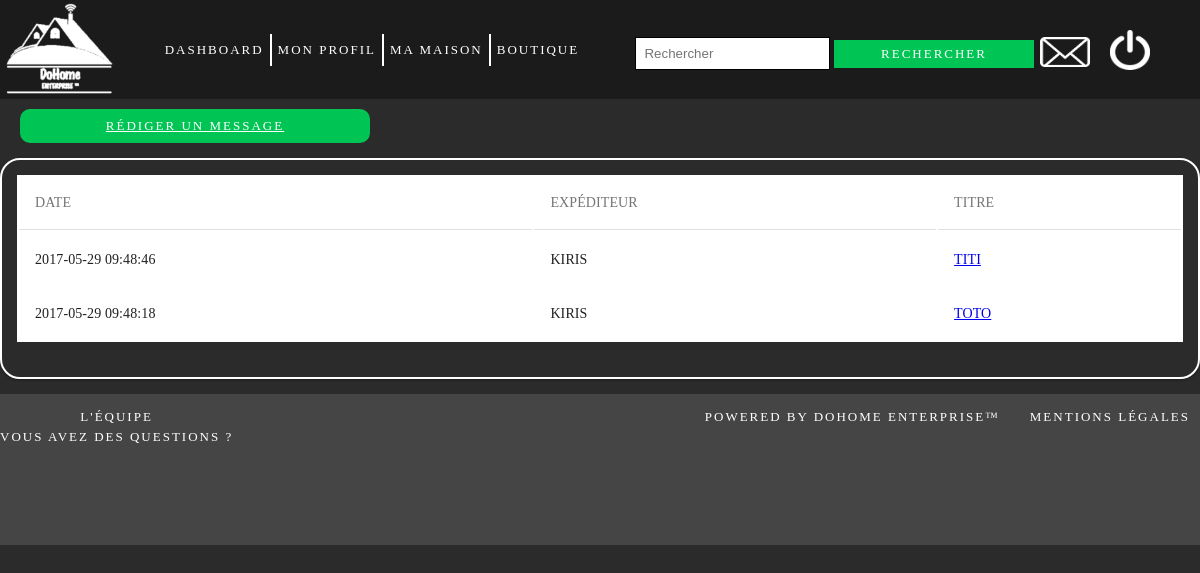
Screenshot of /controller/messagerie.php (signed in) with the database file from the repository.
### tables this page shows
CREATE TABLE `messagerie` (
  `ID_Message` int(11) NOT NULL,
  `Titre` text NOT NULL,
  `Contenu` text NOT NULL,
  `ID_Expediteur` int(11) NOT NULL,
  `ID_Destinataire` int(11) NOT NULL,
  `Time_Stamp` datetime NOT NULL
);

CREATE TABLE `user` (
  `id_user` int(11) NOT NULL,
  `Mail` varchar(255) NOT NULL,
  `Prenom` varchar(50) NOT NULL,
  `Nom` varchar(50) NOT NULL,
  `telephone` varchar(10) NOT NULL,
  `mot_de_passe` varchar(255) NOT NULL,
  `Adresse` text NOT NULL,
  `Is_admin` tinyint(1) NOT NULL DEFAULT '0',
  `date_inscription` datetime NOT NULL,
  `date_naissance` date NOT NULL,
  `sexe` varchar(50) DEFAULT NULL,
  `avatar` varchar(255) NOT NULL,
  `question_secrete` varchar(255) NOT NULL,
  `rep_secrete` varchar(255) NOT NULL
);

### modele/messagerie.php (called while the page is built, shortened)
<?php
function getMessageUser(PDO $dbh, int $iduser){
    $query = "SELECT Titre, contenu, ID_Message, ID_Expediteur, Time_Stamp AS 'Date', Nom FROM messagerie
                  JOIN user on ID_Expediteur = user.id_user
                  WHERE ID_Destinataire=:iduser ORDER BY Time_Stamp DESC";
    $sql = $dbh->prepare($query);
    $sql->execute(['iduser'=> $iduser]);
    $data = $sql->fetchAll();
    return $data;
}

### vue/messagerie.php (the view, shortened to what this page needs)
<!DOCTYPE html>
<html>
<head>
    <link rel="stylesheet" href="../css/haut_bas_de_page.css"/>
</head>
<?php $titre = "Messagerie";
include("haut_de_page.php"); ?>
<link rel="stylesheet" href="../css/tableau.css">
<body>
<div class="rediger">
        <a href="../controller/redigermessage.php" style="color: white"> Rédiger un message</a>
</div>
<div>
    <div class="table-responsive-vertical shadow-z-1">
        <table id="table" class="table table-hover table-mc-light-blue">
            <thead>
            <tr>
                <th>Date</th>
                <th>Expéditeur</th>
                <th>Titre</th>
            </thead>
            <tbody>
            <?php
            foreach ($messagesUser as $row) {
                ?>
                <tr>
                    <td data-title="Date"><?php echo $row['Date'] ?></td>
                    <td data-title="Expéditeur"><?php echo $row['Nom'] ?></td>
                    <td data-title="Titre">
                        <a href="../controller/voirmessage.php?msg=<?php echo $row['ID_Message'] ?>"><?php echo $row['Titre'] ?></a>
                    </td>
                </tr>
                <?php
            }
            ?>
            </tbody>
        </table>
    </div>
</body>
<?php include("bas_de_page.php"); ?>

### css/haut_bas_de_page.css (style rules this page uses)
body { background-size: cover; background-image: linear-gradient(to bottom right, #2b2b2b, #2b2b2b); margin: 0; height: auto; width: 100%; }

### css/tableau.css (style rules this page uses)
.table-responsive-vertical { border-radius: 20px; width: auto; height: auto; border: 2px solid white; padding: 15px; margin: 15px; text-align: center; horizontal-align: middle; overflow: auto; margin-left: 0; margin-right: 0; font-family: "PT Sans"; text-transform: uppercase; }
.rediger { width:350px; font-family: "PT Sans"; text-transform: uppercase; letter-spacing: 2px; background-color: #00c555; color:white; border-radius: 10px; border: 2px solid #00c555; font-size: 13px; padding: 5px; margin-left: 20px; margin-bottom: 10px; margin-top: 10px; text-align: center; }
*, *:after, *:before { -webkit-box-sizing: border-box; -moz-box-sizing: border-box; box-sizing: border-box; }
html, body { position: relative; min-height: 100%; height: 100%; }
html { position: relative; overflow-x: hidden; padding: 0; min-height: 100%; font-size: 62.5%; }
body { font-family: 'RobotoDraft', 'Roboto', 'Helvetica Neue, Helvetica, Arial', sans-serif; font-style: normal; font-weight: 300; font-size: 1.4rem; line-height: 2rem; letter-spacing: 0.01rem; color: #212121; background-color: #f5f5f5; -webkit-font-smoothing: antialiased; -moz-osx-font-smoothing: grayscale; text-rendering: optimizeLegibility; }
.shadow-z-1 { -webkit-box-shadow: 0 1px 3px 0 rgba(0, 0, 0, 0.12), 0 1px 2px 0 rgba(0, 0, 0, 0.24); -moz-box-shadow: 0 1px 3px 0 rgba(0, 0, 0, 0.12), 0 1px 2px 0 rgba(0, 0, 0, 0.24); box-shadow: 0 1px 3px 0 rgba(0, 0, 0, 0.12), 0 1px 2px 0 rgba(0, 0, 0, 0.24); }
.table { width: 100%; max-width: 100%; margin-bottom: 2rem; background-color: #fff; }
.table > thead > tr, .table > tbody > tr, .table > tfoot > tr { -webkit-transition: all 0.3s ease; -o-transition: all 0.3s ease; transition: all 0.3s ease; }
.table > thead > tr > th, .table > tbody > tr > th, .table > tfoot > tr > th, .table > thead > tr > td, .table > tbody > tr > td, .table > tfoot > tr > td { text-align: left; padding: 1.6rem; vertical-align: top; border-top: 0; -webkit-transition: all 0.3s ease; -o-transition: all 0.3s ease; transition: all 0.3s ease; }
.table > thead > tr > th { font-weight: 400; color: #757575; vertical-align: bottom; border-bottom: 1px solid rgba(0, 0, 0, 0.12); }
.table > caption + thead > tr:first-child > th, .table > colgroup + thead > tr:first-child > th, .table > thead:first-child > tr:first-child > th, .table > caption + thead > tr:first-child > td, .table > colgroup + thead > tr:first-child > td, .table > thead:first-child > tr:first-child > td { border-top: 0; }

### rows the page displays
messagerie: Time_Stamp "2017-05-29 09:48:46", ID_Expediteur.Nom "KIRIS", Titre "TITI"
messagerie: Time_Stamp "2017-05-29 09:48:18", ID_Expediteur.Nom "KIRIS", Titre "TOTO"
